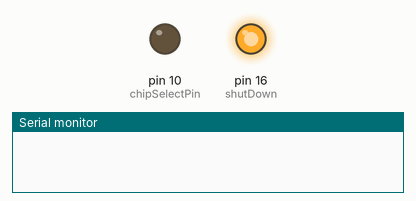
The sketch below on a simulated Arduino Uno, built with avr-gcc and run on an emulated ATmega328P. On the bench: output pins drawn as LEDs (lit = HIGH), the last lines printed to the serial monitor.

Above: at 0.1 s.
At 1.05 s:
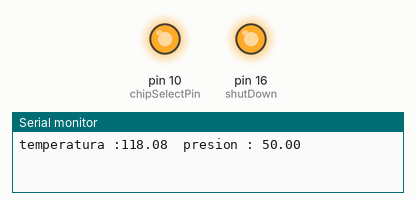
Timing chart, 0 to 3.1 s (numbered marks = the images above):
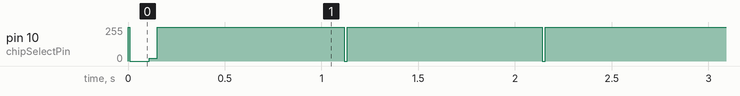

The sketch:

MPL115A1.ino
```cpp
/*
MPL115A1 sparkfun breakout baropressure meter
 SDN       : pin 7
 CSN       : pin 10
 SDI/MOSI  : pin 11
 SDO/MISO  : pin 12
 SCK       : pin 13
*/

// the sensor communicates using SPI, so include the library:
#include <SPI.h>

#define PRESH   0x80
#define   PRESL   0x82
#define   TEMPH   0x84
#define   TEMPL   0x86

#define A0MSB   0x88
#define A0LSB   0x8A
#define B1MSB   0x8C
#define B1LSB   0x8E
#define   B2MSB   0x90
#define B2LSB   0x92
#define C12MSB   0x94
#define   C12LSB   0x96

#define CONVERT   0x24

#define chipSelectPin 10
#define shutDown 16

float A0_;
float B1_;
float B2_;
float C12_;

void setup() {
  Serial.begin(115200);

  // start the SPI library:
  SPI.begin();

  // initalize the data ready and chip select pins:
  pinMode(shutDown, OUTPUT);
  digitalWrite(shutDown, HIGH);
  pinMode(chipSelectPin, OUTPUT);
  digitalWrite(chipSelectPin, HIGH);
  delay (10);

  // read registers that contain the chip-unique parameters to do the math
  unsigned int A0H = readRegister(A0MSB);
  unsigned int A0L = readRegister(A0LSB);
         A0_ = (A0H << 5) + (A0L >> 3) + (A0L & 0x07) / 8.0;

  unsigned int B1H = readRegister(B1MSB);
  unsigned int B1L = readRegister(B1LSB);
          B1_ = ( ( ( (B1H & 0x1F) * 0x100)+B1L) / 8192.0) - 3 ;

  unsigned int B2H = readRegister(B2MSB);
  unsigned int B2L = readRegister(B2LSB);
          B2_ = ( ( ( (B2H - 0x80) << 8) + B2L) / 16384.0 ) - 2 ;

  unsigned int C12H = readRegister(C12MSB);
  unsigned int C12L = readRegister(C12LSB);
          C12_ = ( ( ( C12H * 0x100 ) + C12L) / 16777216.0 )  ;
 }

void loop() {

   Serial.println(baropPessure());
   delay(1000);
}

//Read registers
unsigned int readRegister(byte thisRegister ) {
  unsigned int result = 0;   // result to return
  digitalWrite(chipSelectPin, LOW);
    delay(10);
    SPI.transfer(thisRegister);
    result = SPI.transfer(0x00);
  digitalWrite(chipSelectPin, HIGH);
  return(result);
}

//read pressure
float baropPessure(){
  digitalWrite(chipSelectPin, LOW);
  delay(3);
    SPI.transfer(0x24);
    SPI.transfer(0x00);
    digitalWrite(chipSelectPin, HIGH);
    delay(3);
  digitalWrite(chipSelectPin, LOW);
    SPI.transfer(PRESH);
    unsigned int presH = SPI.transfer(0x00);
        delay(3);
    SPI.transfer(PRESL);
    unsigned int presL = SPI.transfer(0x00);
        delay(3);
    SPI.transfer(TEMPH);
    unsigned int tempH = SPI.transfer(0x00);
        delay(3);
    SPI.transfer(TEMPL);
    unsigned int tempL = SPI.transfer(0x00);
        delay(3);
    SPI.transfer(0x00);
      delay(3);
  digitalWrite(chipSelectPin, HIGH);

  unsigned long press = ((presH *256) + presL)/64;
  unsigned long temp  = ((tempH *256) + tempL)/64;

  float pressure = A0_+(B1_+C12_*temp)*press+B2_*temp;
  float preskPa = pressure*  (65.0/1023.0)+50.0;
 float T = ((float) temp - 498.0) / -5.35 +25.0;
Serial.print("temperatura :");
Serial.print(T);
 Serial.print("  presion : ");
return(preskPa);
}
```
